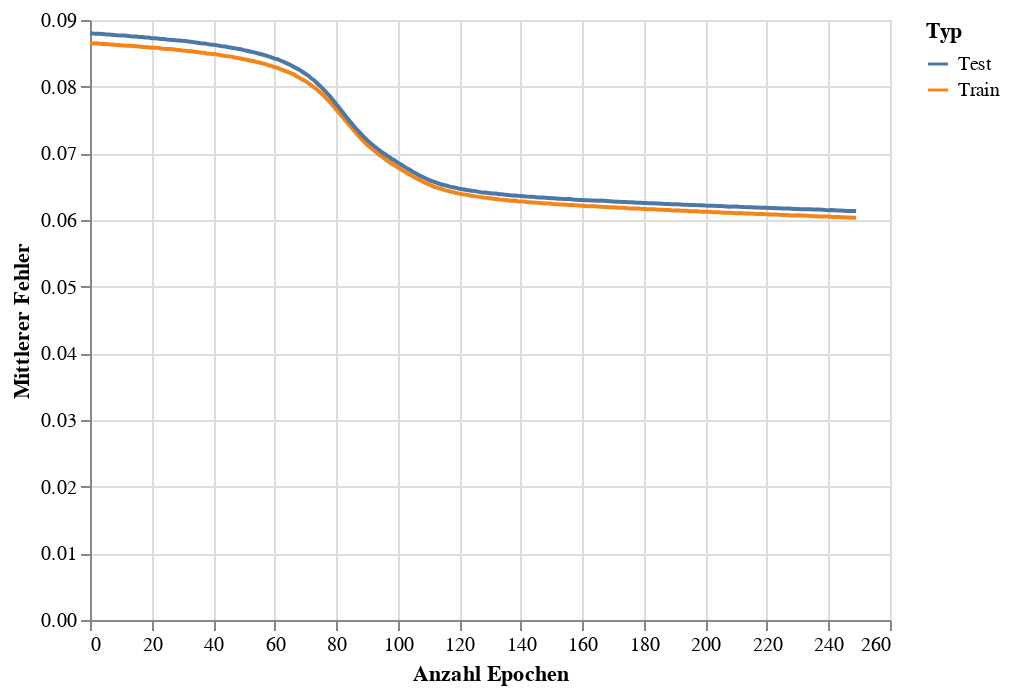

Write notebook code for a chart like this one.
### Code cell
train_eval_loss_chart = alt.Chart(loss_df).mark_line().encode(
    x = alt.X('Epoch', title='Anzahl Epochen'),
    y = alt.Y('Loss',title='Mittlerer Fehler'),
    color = alt.Color('Type',title='Typ')
)
train_eval_loss_chart

### Figure 1 — Vega-Lite specification as saved in the notebook (floating-point values rounded to 4 significant figures; data arrays with more than 128 entries replaced by an {"elided": "..."} marker saying what was removed)
{"config": {"view": {"continuousWidth": 400, "continuousHeight": 300}}, "data": {"name": "data-1ad4204cc6b49a93494bfe5100f51e17"}, "mark": "line", "encoding": {"color": {"field": "Type", "title": "Typ", "type": "nominal"}, "x": {"field": "Epoch", "title": "Anzahl Epochen", "type": "quantitative"}, "y": {"field": "Loss", "title": "Mittlerer Fehler", "type": "quantitative"}}, "$schema": "https://vega.github.io/schema/vega-lite/v4.17.0.json", "datasets": {"data-1ad4204cc6b49a93494bfe5100f51e17": {"elided": "500 records"}}}
